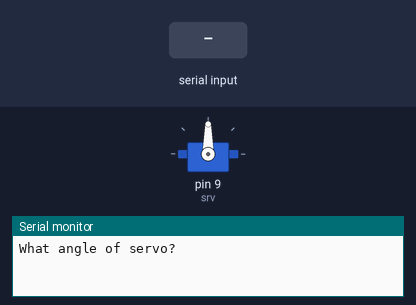
Simulated run of this sketch. Board: Arduino Uno, built with avr-gcc and run on an emulated ATmega328P. Shown: servo, the last lines printed to the serial monitor. The inputs (shaded band) are chosen by the test bench.

Above: at 1.2 s.
1.3 s: "30,150\n" received over Serial
At 3.0 s:
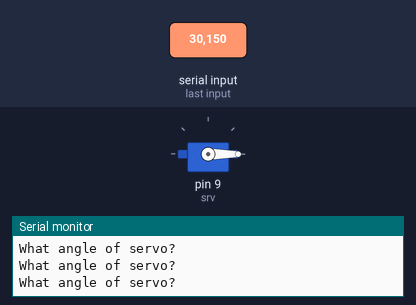
3.8 s: "90,45\n" received over Serial
At 4.2 s:
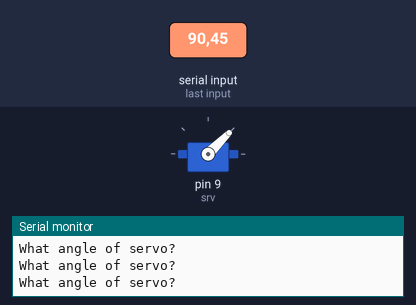
6.3 s: "200\n" received over Serial
At 7.1 s:
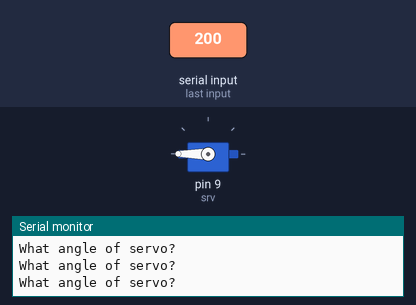
Timing chart, 0 to 9.3 s (numbered marks = the images above; inputs shaded):
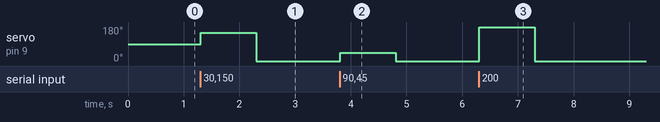

Measured:
- after the input at 1.3 s, servo on pin 9 (srv): 90° → 150° at once, → 0° 1.0 s later
- after the input at 3.8 s, servo on pin 9 (srv): 0° → 45° at once, → 0° 1.0 s later
- after the input at 6.3 s, servo on pin 9 (srv): 0° → 180° at once, → 0° 1.0 s later

The sketch:

srv1.ino
```cpp
#include <Servo.h>
int srv=9;
int srvpos=0;
Servo mysrv;

void setup() {
Serial.begin(9600);
mysrv.attach(srv);
}

void loop() {
Serial.println("What angle of servo?");
while(Serial.available()==0){

}
srvpos=Serial.parseInt();
mysrv.write(srvpos);
}
```
